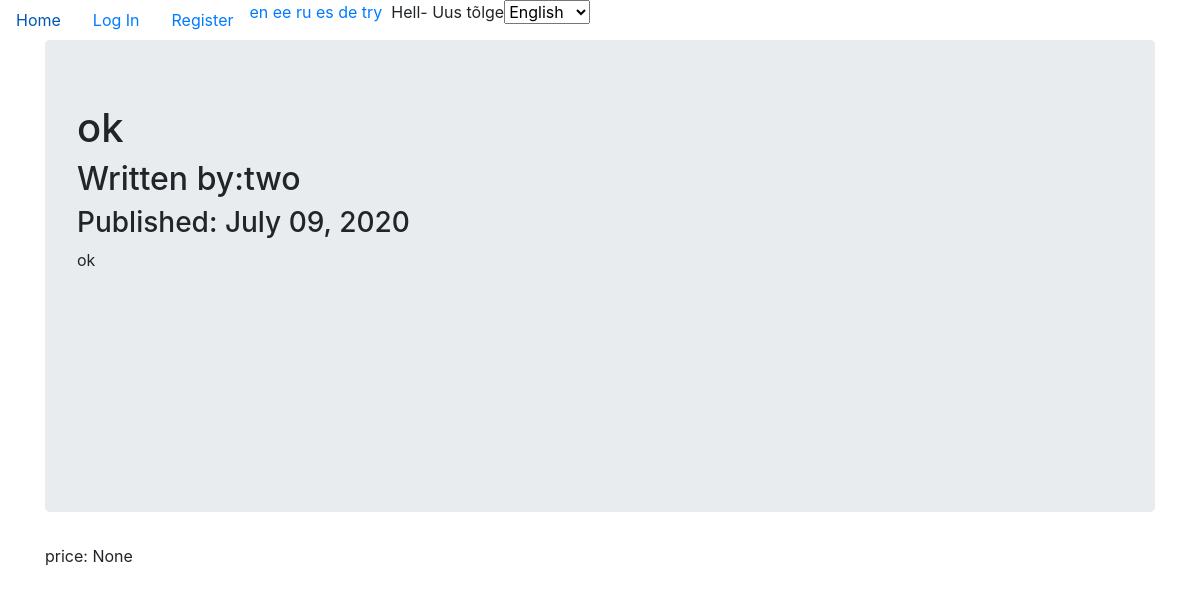
The page /1 on the database its author committed.
### surf24/models.py (models this page shows, shortened)
class Advert(db.Model):
    __tablename__ = 'adverts'
    users = db.relationship(User)
    id = db.Column(db.Integer, primary_key=True, index=True)
    user_id = db.Column(db.Integer, db.ForeignKey('users.id'), nullable=False)
    date = db.Column(db.DateTime, nullable=False, default=datetime.utcnow)
    title = db.Column(db.String(50), nullable=False)
    text = db.Column(db.String(500), nullable=False)
    price = db.Column(db.Numeric(10,2))
    condition = db.Column(db.Enum(condition))
    location = db.Column(db.String(20))
    hide = db.Column(db.Boolean, default=False, nullable=False)
    images = db.relationship('Picture', backref='picture', lazy=True)
    categories = db.relationship('AdvertCategory', backref='advert_category', lazy=True)

class User(db.Model, UserMixin):
    __tablename__ = 'users'
    id = db.Column(db.Integer, primary_key=True, index=True)
    username = db.Column(db.String(20), unique=True, index=True)
    email = db.Column(db.String(30), unique=True, index=True)
    phone = db.Column(db.String(15), unique=True, index=True)
    password_hash = db.Column(db.String(128))
    oauth = db.Column(db.Enum(oauth))
    role = db.Column(db.Enum(Roles), default='USER')
    profile_image = db.Column(db.String(20), nullable=False, default='default_profile_image.png')
    adverts = db.relationship('Advert', backref='author', lazy=True)

### surf24/users/views.py (the view)
@users.route("/<username>")
def user_posts(username):
    return "1"
    page = request.args.get('page', 1, type=int)
    user = User.query.filter_by(username=username).first_or_404()
    ads = Advert.query.filter_by(author=user).order_by(BlogPost.date.desc()).paginate(page=page, per_page=5)
    return render_template('user_blog_posts.html', blog_posts=blog_posts, user=user)

### surf24/ads/views.py (called while the page is built)
@ads.route('/<int:ad_id>')
def advert(ad_id):
    ad = Advert.query.get_or_404(ad_id)
    categories = db.session.query(AdvertCategory, Category).filter_by(advert_id=40).join(Category, AdvertCategory.category1==Category.id)
    return render_template('ad.html', ad=ad, categories=categories)

### surf24/templates/ad.html (shortened to what this page needs)
{% extends 'base.html' %}
{% block content %}
<div class="jumbotron">
  <h1>{{ad.title}}</h1>
  <h2>Written by:{{ad.author.username}}</h2>
  <h3>Published: {{ad.date.strftime('%B %d, %Y')}}</h3>
  <p>{{ad.text}}</p>
  <div class="jumbotron">
  </div>
</div>
    <p>price: {{ad.price}}</p>
</div>
{% endblock %}

### rows shown on the page
Advert: title "ok", date "July 09, 2020", text "ok", price "None"
User: author.username "two"
